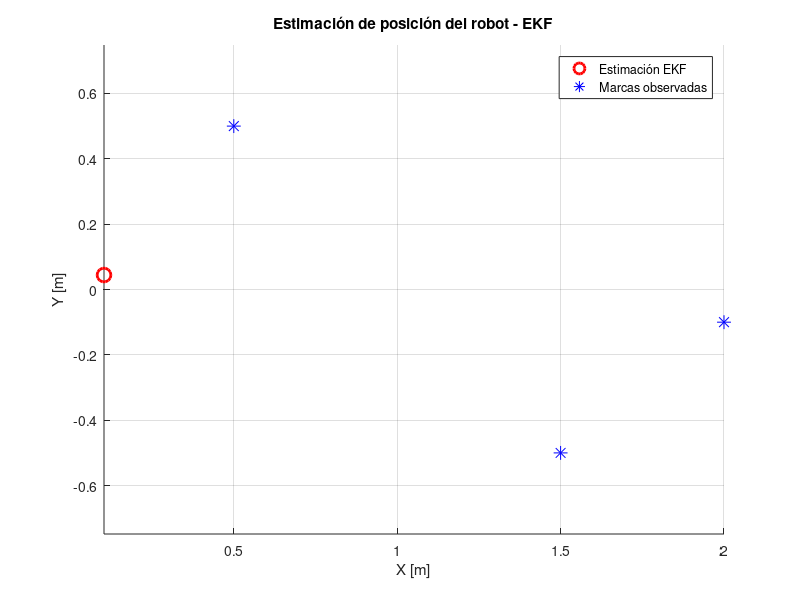

The MATLAB source for this figure:
clear; clc; close all;

%% PARÁMETROS 
dt = 0.1;           
v = 1;              
w = 0;              


x_est = [0; 0; 0];


Q = 0.01 * eye(3);
R = 0.1 * eye(6);   
P = eye(3);


landmarks = [1.5, -0.5;
             2.0, -0.1;
             0.5,  0.5];


z = [1.55; -0.31;
     1.85; -0.03;
     0.61;  0.91];

%% ===================== PREDICCIÓN =====================

x_pred = x_est + [dt * v * cos(x_est(3));
                  dt * v * sin(x_est(3));
                  dt * w];

F = [1, 0, -dt * v * sin(x_est(3));
     0, 1,  dt * v * cos(x_est(3));
     0, 0,  1];

P_pred = F * P * F' + Q;


fprintf('-PREDICCIÓN\n');
fprintf('Estado predicho [x, y, theta]:\n');
disp(x_pred');
fprintf('Covarianza predicha P_pred:\n');
disp(P_pred);

%% ===================== ACTUALIZACIÓN =====================
h = zeros(6,1);
H = zeros(6,3); 

for i = 1:3
    lx = landmarks(i,1);
    ly = landmarks(i,2);
    dx = lx - x_pred(1);
    dy = ly - x_pred(2);
    q = dx^2 + dy^2;

    r = sqrt(q);
    phi = atan2(dy, dx) - x_pred(3);
    h(2*i-1:2*i) = [r; phi];

    H_i = [ -dx/sqrt(q), -dy/sqrt(q), 0;
             dy/q,        -dx/q,      -1];
    H(2*i-1:2*i, :) = H_i;
end


y = z - h;

for k = 2:2:length(y)
    y(k) = atan2(sin(y(k)), cos(y(k)));
end


S = H * P_pred * H' + R;
K = P_pred * H' / S;

x_est = x_pred + K * y;
P = (eye(3) - K * H) * P_pred;

fprintf('-ACTUALIZACIÓN-\n');
fprintf('Estado actualizado [x, y, theta]:\n');
disp(x_est');
fprintf('Covarianza actualizada P:\n');
disp(P);

figure; hold on; grid on; axis equal;
plot(x_est(1), x_est(2), 'ro', 'MarkerSize',10, 'LineWidth',2);
plot(landmarks(:,1), landmarks(:,2), 'b*', 'MarkerSize',10);
title('Estimación de posición del robot - EKF');
xlabel('X [m]'); ylabel('Y [m]');
legend('Estimación EKF','Marcas observadas');
